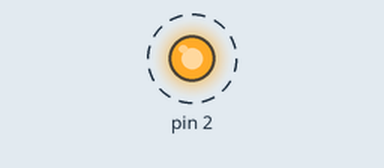
Bench run of a sketch on a simulated Arduino Uno, built with avr-gcc and run on an emulated ATmega328P. Parts: output pins drawn as LEDs (lit = HIGH). Dashed ring = blinking. What the sketch prints to the serial monitor is not drawn.

Above: at 0.5 s.
Timing chart, 0 to 4.6 s (numbered marks = the images above):
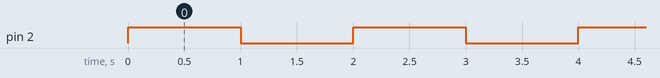

The sketch:

LED_Blink.ino
```cpp
void setup() {
  // put your setup code here, to run once:
  pinMode(2, OUTPUT);
  Serial.begin(9600);

}

void loop() {
  // put your main code here, to run repeatedly:
    Serial.println("Hello");
  digitalWrite(2, HIGH);
  delay(1000);
  digitalWrite(2, LOW);
  delay(1000);
}
```

Measured:
- by itself, pin 2: alternates HIGH for 1.0 s and LOW for 1.0 s
